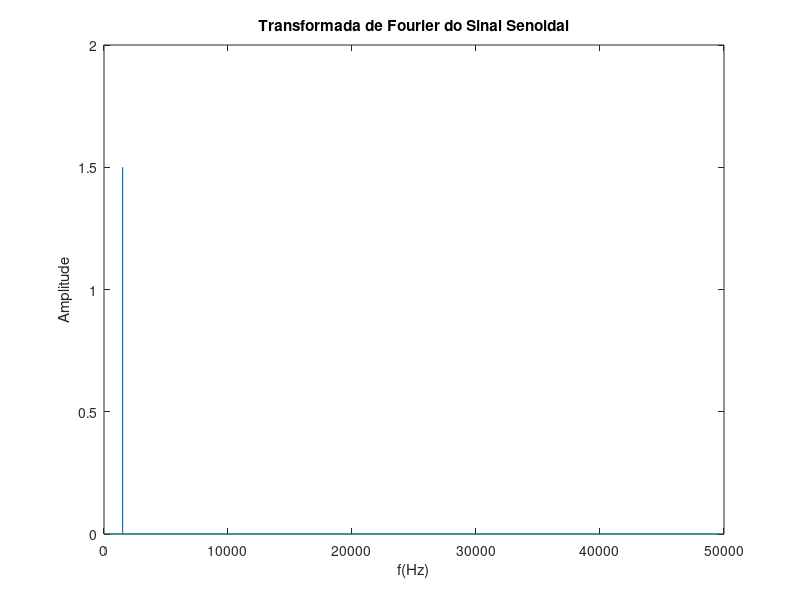

This chart was generated by the following MATLAB code:
f0 = 1500; % Frequência do sinal
fs = 100000; % Frequência de amostragem
w0 = 2*pi*f0;
t = [0:(1/fs):1];
n = length(t)

x = 3*sin(w0*t);

plot(t,x);
title('Sinal Senoidal');
xlabel('t');
ylabel('x(t)');


y_fft = abs(fft(x)/n); % espectro com a amplitude eixo X (somente o módulo e não a parte complexa)

f = fs*(0:(n /2-1))/n; % eixo Y lei de nixtre para evitar aliasing não vai passar de 100 (50*2)

plot(f, y_fft(1:(n/2)));
title('Transformada de Fourier do Sinal Senoidal');
xlabel('f(Hz)');
ylabel('Amplitude');
% no sinal de audio não é apresentado um único espectro de frequência, mas vários espectros de amplitude da frequencia
